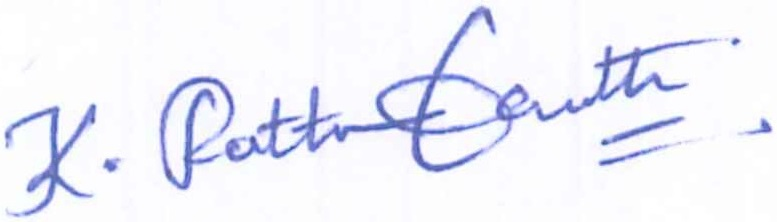
#> input picture Old Code/s1/2/o/1.jpg, 777 x 222 px; its folder holds only this picture in this run
$ python -i bulk_image_reader.py   (imports and definitions only)
#> lines starting #> are read from the running program, lines starting #| are printed output that depends on the picture; after the words box and inside, x2 and y2 are one past the last pixel; in counts of white or black regions, pixels touching at a corner belong together

import os
from threading import Thread
from queue import Queue

import numpy as np
import cv2

ALLOWED_EXTENSIONS = set((".jpg", ".jpeg", ".bmp", ".png", ".tiff"))
SIZE = (120,40)


class bulk_image_reader(Thread):
    # [27 lines left out: functions __init__, run, _read_all_images, not called in this run]


def read_and_preprocess_image(f):
    '''
        Read and preprocess the image
    '''
#> called with f = 's1/2/o/1.jpg'
    img = cv2.imread(f, cv2.IMREAD_GRAYSCALE)
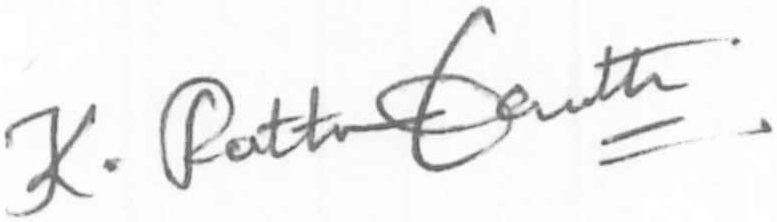
#> img: shape (222, 777); min 82, max 255, mean 240.7
    img = cv2.GaussianBlur(img,(3,3),0)
    _,img = cv2.threshold(img,220,255,cv2.THRESH_BINARY)
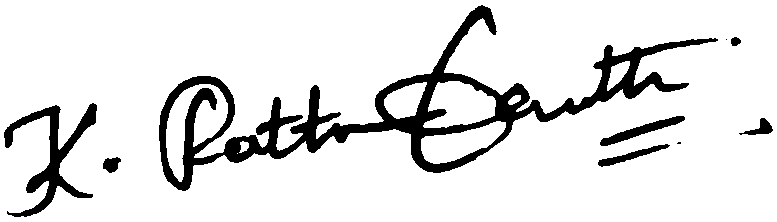
#> img: shape (222, 777); 88.6% white; 9 black regions (2 under 20 px), largest, box (x1, y1, x2, y2) and area: (159, 5, 718, 191) 15330, (4, 103, 97, 217) 2741, (600, 116, 685, 146) 696
    img = cv2.resize(img, SIZE, interpolation=cv2.INTER_AREA)
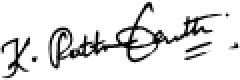
#> img: shape (40, 120) (shown 2 times larger); min 0, max 255, mean 225.9
    img = cv2.GaussianBlur(img,(3,3),0)
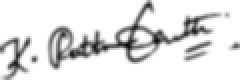
#> img: shape (40, 120) (shown 2 times larger); min 6, max 255, mean 225.7
    return img

# [31 lines left out: function read_all_images, not called in this run]

>>> result = read_and_preprocess_image('s1/2/o/1.jpg')
